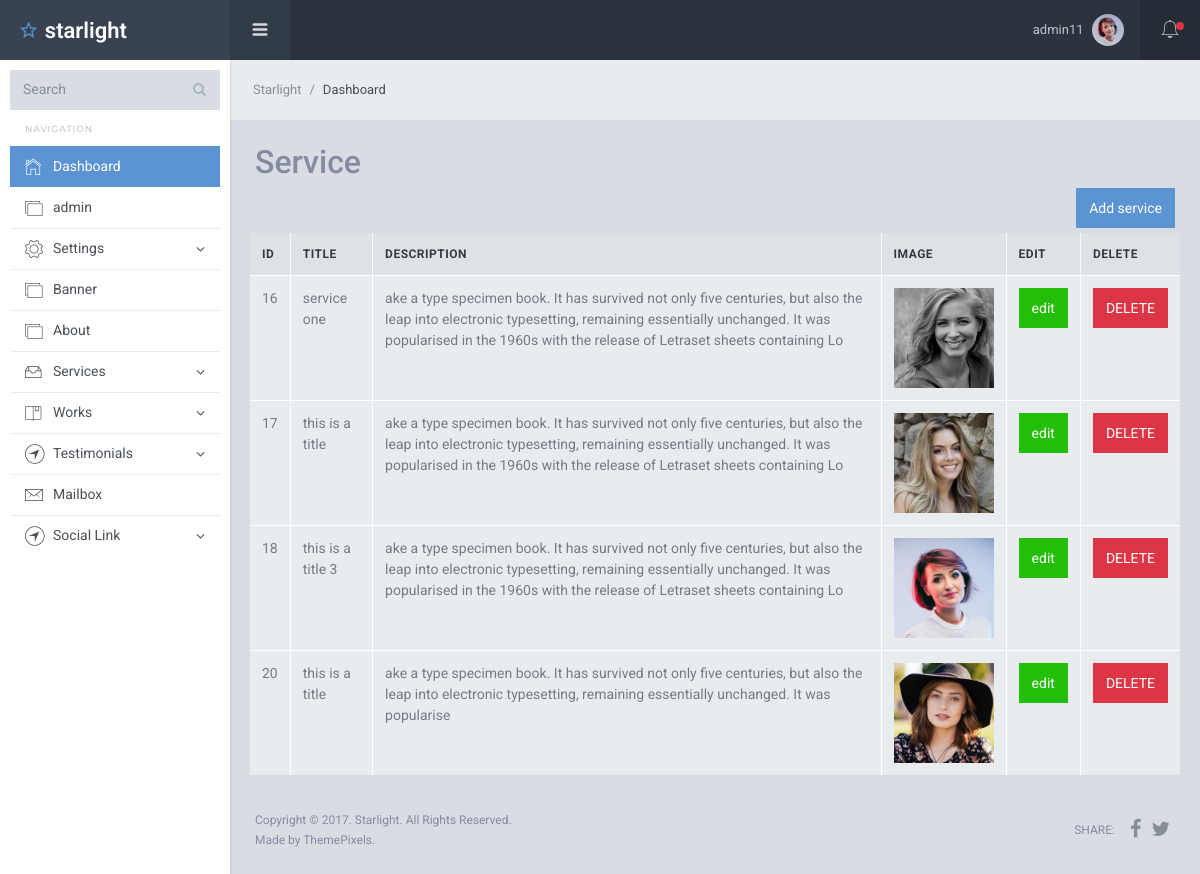
The page /admin/service-list.php (signed in) on the database its author committed.
### tables this page shows
CREATE TABLE `service` (
  `id` int(11) NOT NULL,
  `title` varchar(255) NOT NULL,
  `description` tinytext NOT NULL,
  `image` varchar(255) NOT NULL
);

### admin/service-list.php (the view, shortened to what this page needs)
<?php
include 'inc/header.php';
include 'db.php';
?>
    <div class="sl-mainpanel">
      <nav class="breadcrumb sl-breadcrumb">
        <a class="breadcrumb-item" href="index.php">Starlight</a>
        <span class="breadcrumb-item active">Dashboard</span>
      </nav>
      <div class="sl-pagebody">
<h2>Service</h2>
  <a href="service.php" class="btn btn-info float-right">Add service</a>
  </div>
  <div class="card-body">
    <div class="table-responsive">
    <?php
        $query = "SELECT * FROM service";
        $query_run = mysqli_query($connection, $query);
    ?>
      <table class="table table-bordered" id="dataTable" width="100%" cellspacing="0">
        <thead>
          <tr>
              <th> ID </th>
              <th> Title </th>
              <th> description </th>
              <th>image</th>
              <th>EDIT</th>
              <th>DELETE</th>
          </tr>
        </thead>
        <tbody>
        <?php
        if(mysqli_num_rows($query_run) > 0)
        {
            while($row = mysqli_fetch_assoc($query_run))
            {
               ?>
          <tr>
            <td><?php  echo $row['id']; ?></td>
            <td><?php  echo $row['title']; ?></td>
            <td><?php  echo $row['description']; ?></td>
            <td><img src="<?php  echo "upload/service/".$row['image']; ?>" style="width: 100px; height:100px;" alt="no image"></td>
            <td>
            <a class="btn btn-success"  href="service_edit.php?id=<?php echo $row['id']?>">edit</a>
            </td>
            <td>
                <form action="service-delete.php" method="post">
                  <button type="submit" name="delete_btn" class="btn btn-danger"> DELETE</button>
                </form>
            </td>
          </tr>
          <?php
            }
        }
        else {
            echo "No Record Found";
        }
        ?>
        </tbody>
      </table>
</div>
        </div>
     <?php
     include 'inc/footer.php';
     ?>

### rows shown on the page
service: id "16", title "service one", description "ake a type specimen book. It has survived not only five centuries, but also the leap into electronic typesetting, remaining essentially unchanged. It was popularised in the 1960s with the release of Letraset sheets containing Lo", image (picture)
service: id "17", title "this is a title", description "ake a type specimen book. It has survived not only five centuries, but also the leap into electronic typesetting, remaining essentially unchanged. It was popularised in the 1960s with the release of Letraset sheets containing Lo", image (picture)
service: id "18", title "this is a title 3", description "ake a type specimen book. It has survived not only five centuries, but also the leap into electronic typesetting, remaining essentially unchanged. It was popularised in the 1960s with the release of Letraset sheets containing Lo", image (picture)
service: id "20", title "this is a title", description "ake a type specimen book. It has survived not only five centuries, but also the leap into electronic typesetting, remaining essentially unchanged. It was popularise", image (picture)

### other values the page prints
$_SESSION['name'] "admin11"
